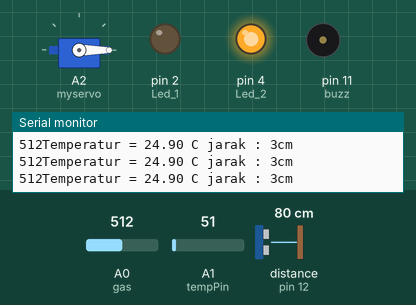
This sketch was run on a simulated Arduino Uno, built with avr-gcc and run on an emulated ATmega328P. On the bench: servo, output pins drawn as LEDs (lit = HIGH), buzzer (waves = sounding, pin HIGH), the last lines printed to the serial monitor. Wiring (inferred from the names in the program): ultrasonic range finder: trigger pin 13; echo pin 12. Dashed ring = blinking. Inputs (shaded band) come from the test bench; at power-on: A0 (gas) = 512, A1 (tempPin) = 51, distance to the obstacle (sensor on pin 12) 80 cm. The echo pulse lasts 58.3 µs per cm; pins used as bus, display or sensor lines are not drawn.

Above: at 1.2 s.
1.3 s: A0 (gas) set to 0
At 1.37 s:
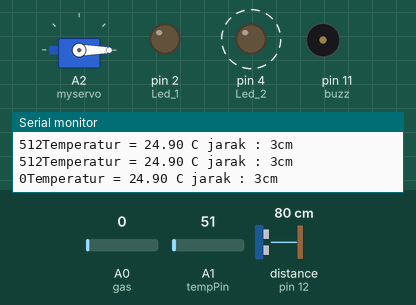
4.3 s: A1 (tempPin) set to 67
7.3 s: A1 (tempPin) set to 80
At 7.61 s:
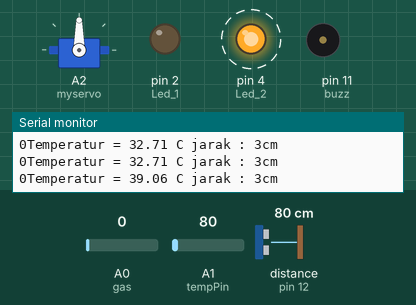
10.3 s: A0 (gas) set to 45
At 11.5 s:
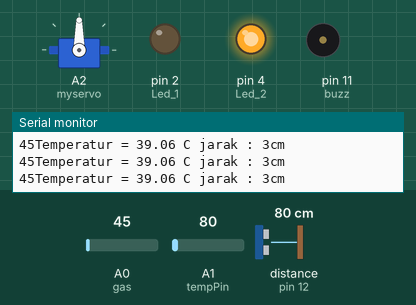
11.8 s: A1 (tempPin) set to 71
At 13.1 s:
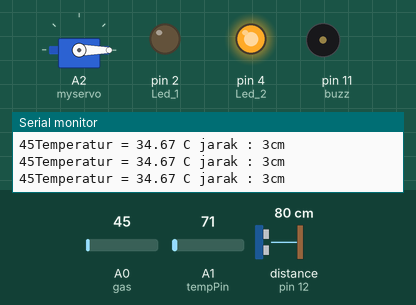
13.5 s: A1 (tempPin) set to 86
At 15.0 s:
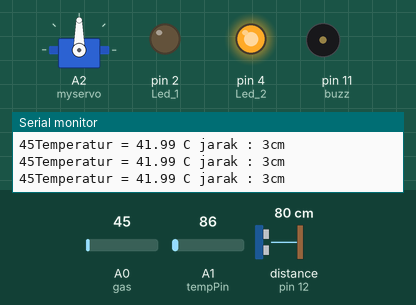
Timing chart, 0 to 16.2 s (numbered marks = the images above; inputs shaded):
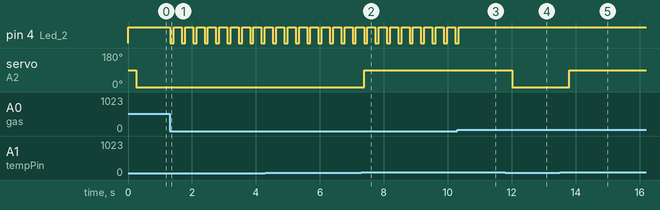

Measured:
- the behaviour switches between 71 and 72 on A1 (tempPin) (found by bisection; images 1 and 2)
- after the input at 1.3 s, pin 4 (Led_2): alternates HIGH for 0.25 s and LOW for 0.11 s, starting at once
- after the input at 7.3 s, servo on A2 (myservo): 0° → 90° after 0.08 s
- after the input at 10.3 s, pin 4 (Led_2): goes on until 10.3 s, then stays HIGH
- after the input at 11.8 s, servo on A2 (myservo): 90° → 0° after 0.21 s
- after the input at 13.5 s, servo on A2 (myservo): 0° → 90° after 0.29 s

The sketch:

Servo_led_.ino
```cpp
#include <Servo.h>
int Led_1 =2;
int Led_2 =4;
Servo myservo;
int gas = A0;
int buzz = 11;
float temp;
int tempPin= A1;
int trig_pin = 13;
int echo_pin = 12;


void setup() {
  Serial.begin(9600);
  myservo.attach(A2);
  pinMode(trig_pin, OUTPUT);
  pinMode(echo_pin, INPUT);
  pinMode(Led_1, OUTPUT);
  pinMode(Led_2, OUTPUT);
  pinMode(gas, INPUT);
  pinMode(buzz, OUTPUT);
  pinMode(tempPin, INPUT);

}

void loop() {
  // put your main code here, to run repeatedly:
  long duration, distance;
  digitalWrite(trig_pin, LOW);
  delayMicroseconds(2);
  digitalWrite(trig_pin, HIGH);
  delayMicroseconds(10);
  digitalWrite(trig_pin, LOW);


  duration = pulseIn(echo_pin, HIGH);
  distance = (duration/2) / 588.10;

  if(distance >35)
  {
    digitalWrite(Led_1, HIGH);
    digitalWrite(Led_2, LOW);
  }
 else
 {
    digitalWrite(Led_1, LOW);
    digitalWrite(Led_2, HIGH);
 }
 Serial.print("jarak : ");
 Serial.print(distance);
 Serial.println("cm");
 delay(250);

 gas = analogRead(A0);
 Serial.print(gas);
 if(gas == 1)
 {
  digitalWrite(Led_1, LOW);
  digitalWrite(Led_2, LOW);
  digitalWrite(11,  HIGH );
  }

  if(gas == 0)
{
  digitalWrite(Led_1, LOW);
  digitalWrite(Led_2, LOW);
  digitalWrite(11,  LOW );
  }

 temp = analogRead(tempPin);
 temp = temp*0.48828125;
 if(temp > 35)
 {
  myservo.write(90);
 }
 else{
  myservo.write(0);
 }
 Serial.print("Temperatur = ");
 Serial.print(temp);
 Serial.print(" C ");
 delay(100);

}
```
